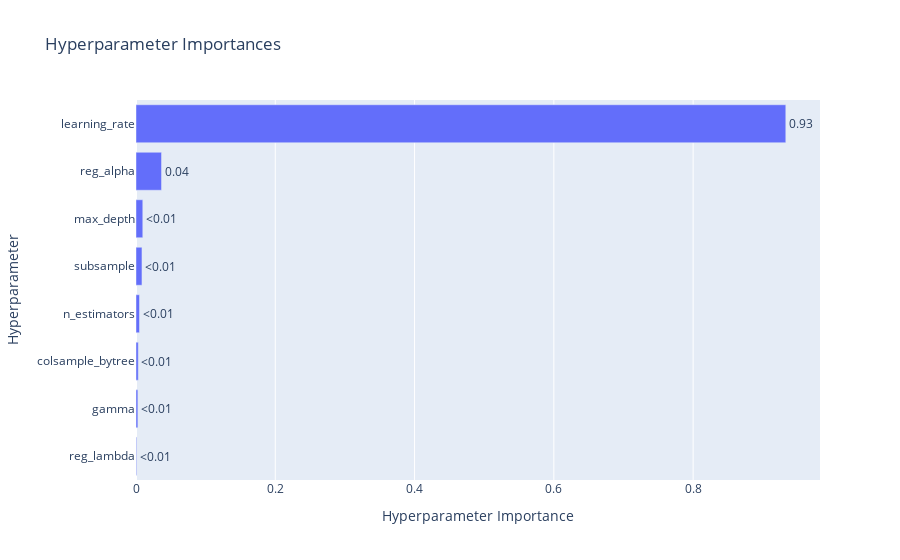
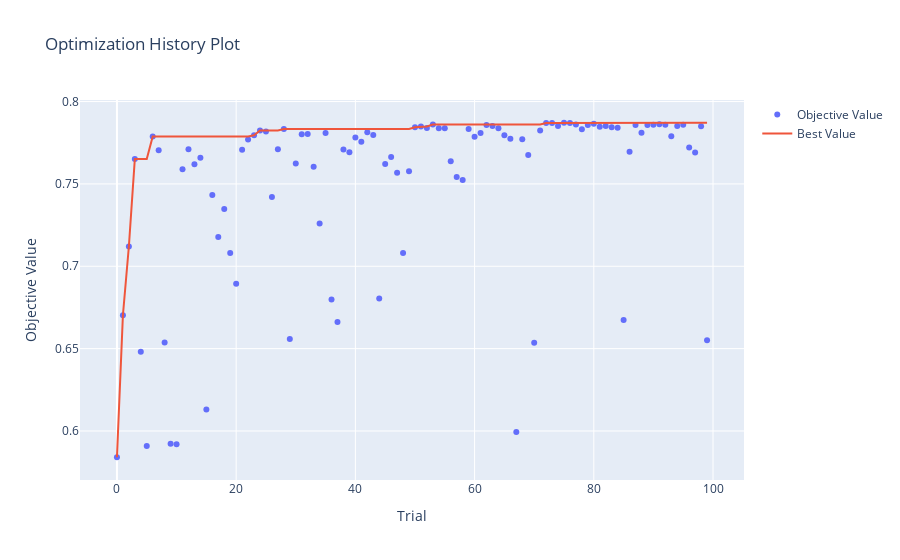

Notebook cell for these charts, in order:
### Code cell
# Plotting parameter importance
optuna.visualization.plot_param_importances(study).show()

# Plotting optimization history
optuna.visualization.plot_optimization_history(study).show()
